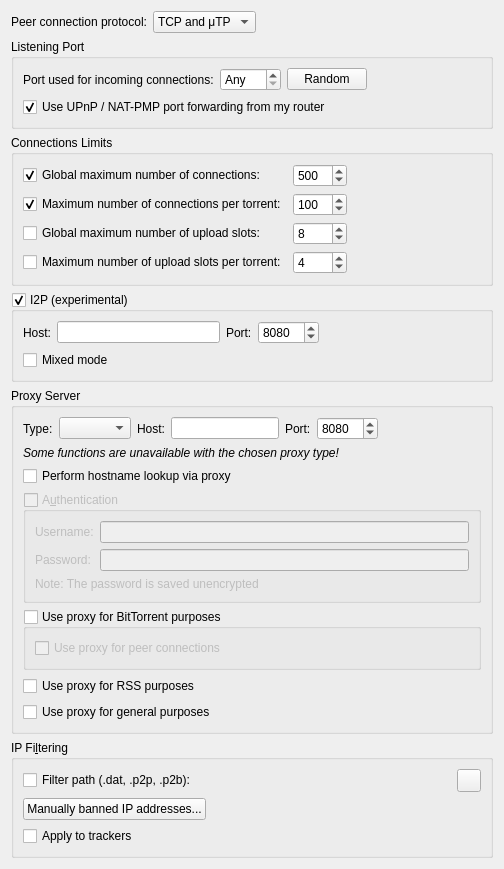
          <widget class="QWidget" name="scrollAreaWidgetContents_3">
           <property name="geometry">
            <rect>
             <x>0</x>
             <y>0</y>
             <width>504</width>
             <height>848</height>
            </rect>
           </property>
           <layout class="QVBoxLayout" name="verticalLayout_20">
            <item>
             <layout class="QHBoxLayout" name="horizontalLayout_12">
              <item>
               <widget class="QLabel" name="label_24">
                <property name="text">
                 <string>Peer connection protocol:</string>
                </property>
               </widget>
              </item>
              <item>
               <widget class="QComboBox" name="comboProtocol">
                <item>
                 <property name="text">
                  <string>TCP and μTP</string>
                 </property>
                </item>
                <item>
                 <property name="text">
                  <string notr="true">TCP</string>
                 </property>
                </item>
                <item>
                 <property name="text">
                  <string notr="true">μTP</string>
                 </property>
                </item>
               </widget>
              </item>
              <item>
               <spacer name="horizontalSpacer_23">
                <property name="orientation">
                 <enum>Qt::Orientation::Horizontal</enum>
                </property>
                <property name="sizeHint" stdset="0">
                 <size>
                  <width>40</width>
                  <height>20</height>
                 </size>
                </property>
               </spacer>
              </item>
             </layout>
            </item>
            <item>
             <widget class="QGroupBox" name="ListeningPortBox">
              <property name="title">
               <string>Listening Port</string>
              </property>
              <layout class="QVBoxLayout" name="listeningPortLayout">
               <item>
                <layout class="QHBoxLayout" name="listeningPortLayout2">
                 <item>
                  <widget class="QLabel" name="lbl_ports">
                   <property name="text">
                    <string>Port used for incoming connections:</string>
                   </property>
                   <property name="buddy">
                    <cstring>spinPort</cstring>
                   </property>
                  </widget>
                 </item>
                 <item>
                  <widget class="QSpinBox" name="spinPort">
                   <property name="toolTip">
                    <string>Set to 0 to let your system pick an unused port</string>
                   </property>
                   <property name="specialValueText">
                    <string>Any</string>
                   </property>
                   <property name="maximum">
                    <number>65535</number>
                   </property>
                  </widget>
                 </item>
                 <item>
                  <widget class="QPushButton" name="randomButton">
                   <property name="text">
                    <string>Random</string>
                   </property>
                  </widget>
                 </item>
                 <item>
                  <spacer name="horizontalSpacer_4">
                   <property name="orientation">
                    <enum>Qt::Orientation::Horizontal</enum>
                   </property>
                   <property name="sizeHint" stdset="0">
                    <size>
                     <width>40</width>
                     <height>20</height>
                    </size>
                   </property>
                  </spacer>
                 </item>
                </layout>
               </item>
               <item>
                <widget class="QCheckBox" name="checkUPnP">
                 <property name="text">
                  <string>Use UPnP / NAT-PMP port forwarding from my router</string>
                 </property>
                 <property name="checked">
                  <bool>true</bool>
                 </property>
                </widget>
               </item>
              </layout>
             </widget>
            </item>
            <item>
             <widget class="QGroupBox" name="nbConnecBox">
              <property name="title">
               <string>Connections Limits</string>
              </property>
              <layout class="QGridLayout" name="gridLayout">
               <item row="0" column="0">
                <widget class="QCheckBox" name="checkMaxConnections">
                 <property name="text">
                  <string>Global maximum number of connections:</string>
                 </property>
                 <property name="checked">
                  <bool>true</bool>
                 </property>
                </widget>
               </item>
               <item row="0" column="1">
                <widget class="QSpinBox" name="spinMaxConnec">
                 <property name="enabled">
                  <bool>true</bool>
                 </property>
                 <property name="minimum">
                  <number>2</number>
                 </property>
                 <property name="maximum">
                  <number>2000</number>
                 </property>
                 <property name="value">
                  <number>500</number>
                 </property>
                </widget>
               </item>
               <item row="0" column="2">
                <spacer name="horizontalSpacer_3">
                 <property name="orientation">
                  <enum>Qt::Orientation::Horizontal</enum>
                 </property>
                 <property name="sizeHint" stdset="0">
                  <size>
                   <width>40</width>
                   <height>20</height>
                  </size>
                 </property>
                </spacer>
               </item>
               <item row="1" column="0">
                <widget class="QCheckBox" name="checkMaxConnectionsPerTorrent">
                 <property name="text">
                  <string>Maximum number of connections per torrent:</string>
                 </property>
                 <property name="checked">
                  <bool>true</bool>
                 </property>
                </widget>
               </item>
               <item row="1" column="1">
                <widget class="QSpinBox" name="spinMaxConnecPerTorrent">
                 <property name="minimum">
                  <number>2</number>
                 </property>
                 <property name="maximum">
                  <number>2000</number>
                 </property>
                 <property name="value">
                  <number>100</number>
                 </property>
                </widget>
               </item>
               <item row="2" column="0">
                <widget class="QCheckBox" name="checkMaxUploads">
                 <property name="text">
                  <string>Global maximum number of upload slots:</string>
                 </property>
                </widget>
               </item>
               <item row="2" column="1">
                <widget class="QSpinBox" name="spinMaxUploads">
                 <property name="maximum">
                  <number>2000</number>
                 </property>
                 <property name="value">
                  <number>8</number>
                 </property>
                </widget>
               </item>
               <item row="3" column="0">
                <widget class="QCheckBox" name="checkMaxUploadsPerTorrent">
                 <property name="text">
                  <string>Maximum number of upload slots per torrent:</string>
                 </property>
                </widget>
               </item>
               <item row="3" column="1">
                <widget class="QSpinBox" name="spinMaxUploadsPerTorrent">
                 <property name="maximum">
                  <number>500</number>
                 </property>
                 <property name="value">
                  <number>4</number>
                 </property>
                </widget>
               </item>
              </layout>
             </widget>
            </item>
            <item>
             <widget class="QGroupBox" name="groupI2P">
              <property name="title">
               <string>I2P (experimental)</string>
              </property>
              <property name="checkable">
               <bool>true</bool>
              </property>
              <property name="checked">
               <bool>true</bool>
              </property>
              <layout class="QVBoxLayout" name="verticalLayout_40">
               <item>
                <layout class="QHBoxLayout" name="i2pLayout">
                 <item>
                  <widget class="QLabel" name="labelI2PHost">
                   <property name="text">
                    <string>Host:</string>
                   </property>
                   <property name="buddy">
                    <cstring>textI2PHost</cstring>
                   </property>
                  </widget>
                 </item>
                 <item>
                  <widget class="QLineEdit" name="textI2PHost"/>
                 </item>
                 <item>
                  <widget class="QLabel" name="labelI2PPort">
                   <property name="text">
                    <string>Port:</string>
                   </property>
                   <property name="buddy">
                    <cstring>spinI2PPort</cstring>
                   </property>
                  </widget>
                 </item>
                 <item>
                  <widget class="QSpinBox" name="spinI2PPort">
                   <property name="minimum">
                    <number>1</number>
                   </property>
                   <property name="maximum">
                    <number>65535</number>
                   </property>
                   <property name="value">
                    <number>8080</number>
                   </property>
                  </widget>
                 </item>
                 <item>
                  <spacer name="horizontalSpacer_22">
                   <property name="orientation">
                    <enum>Qt::Orientation::Horizontal</enum>
                   </property>
                   <property name="sizeHint" stdset="0">
                    <size>
                     <width>40</width>
                     <height>20</height>
                    </size>
                   </property>
                  </spacer>
                 </item>
                </layout>
               </item>
               <item>
                <widget class="QCheckBox" name="checkI2PMixed">
                 <property name="toolTip">
                  <string>&lt;html&gt;&lt;head/&gt;&lt;body&gt;&lt;p&gt;If &quot;mixed mode&quot; is enabled I2P torrents are allowed to also get peers from other sources than the tracker, and connect to regular IPs, not providing any anonymization. This may be useful if the user is not interested in the anonymization of I2P, but still wants to be able to connect to I2P peers.&lt;/p&gt;&lt;/body&gt;&lt;/html&gt;</string>
                 </property>
                 <property name="text">
                  <string>Mixed mode</string>
                 </property>
                </widget>
               </item>
              </layout>
             </widget>
            </item>
            <item>
             <widget class="QGroupBox" name="groupProxy">
              <property name="enabled">
               <bool>true</bool>
              </property>
              <property name="title">
               <string>Proxy Server</string>
              </property>
              <layout class="QVBoxLayout" name="verticalLayout_29">
               <item>
                <layout class="QHBoxLayout" name="proxyTypeLayout">
                 <item>
                  <widget class="QLabel" name="ProxyType_lbl">
                   <property name="text">
                    <string>Type:</string>
                   </property>
                   <property name="buddy">
                    <cstring>comboProxyType</cstring>
                   </property>
                  </widget>
                 </item>
                 <item>
                  <widget class="QComboBox" name="comboProxyType"/>
                 </item>
                 <item>
                  <widget class="QLabel" name="lblProxyIP">
                   <property name="text">
                    <string>Host:</string>
                   </property>
                   <property name="buddy">
                    <cstring>textProxyIP</cstring>
                   </property>
                  </widget>
                 </item>
                 <item>
                  <widget class="QLineEdit" name="textProxyIP"/>
                 </item>
                 <item>
                  <widget class="QLabel" name="lblProxyPort">
                   <property name="text">
                    <string>Port:</string>
                   </property>
                   <property name="buddy">
                    <cstring>spinProxyPort</cstring>
                   </property>
                  </widget>
                 </item>
                 <item>
                  <widget class="QSpinBox" name="spinProxyPort">
                   <property name="minimum">
                    <number>1</number>
                   </property>
                   <property name="maximum">
                    <number>65535</number>
                   </property>
                   <property name="value">
                    <number>8080</number>
                   </property>
                  </widget>
                 </item>
                 <item>
                  <spacer name="horizontalSpacer_24">
                   <property name="orientation">
                    <enum>Qt::Orientation::Horizontal</enum>
                   </property>
                   <property name="sizeHint" stdset="0">
                    <size>
                     <width>20</width>
                     <height>20</height>
                    </size>
                   </property>
                  </spacer>
                 </item>
                </layout>
               </item>
               <item>
                <widget class="QLabel" name="labelProxyTypeUnavailable">
                 <property name="font">
                  <font>
                   <italic>true</italic>
                  </font>
                 </property>
                 <property name="text">
                  <string>Some functions are unavailable with the chosen proxy type!</string>
                 </property>
                </widget>
               </item>
               <item>
                <widget class="QCheckBox" name="checkProxyHostnameLookup">
                 <property name="toolTip">
                  <string>If checked, hostname lookups are done via the proxy</string>
                 </property>
                 <property name="text">
                  <string>Perform hostname lookup via proxy</string>
                 </property>
                </widget>
               </item>
               <item>
                <widget class="QGroupBox" name="checkProxyAuth">
                 <property name="enabled">
                  <bool>false</bool>
                 </property>
                 <property name="title">
                  <string>A&amp;uthentication</string>
                 </property>
                 <property name="checkable">
                  <bool>true</bool>
                 </property>
                 <property name="checked">
                  <bool>false</bool>
                 </property>
                 <layout class="QVBoxLayout" name="verticalLayout_24">
                  <item>
                   <layout class="QGridLayout" name="gridLayout_12">
                    <item row="0" column="0">
                     <widget class="QLabel" name="lblProxyUsername">
                      <property name="text">
                       <string>Username:</string>
                      </property>
                      <property name="buddy">
                       <cstring>textProxyUsername</cstring>
                      </property>
                     </widget>
                    </item>
                    <item row="0" column="1">
                     <widget class="QLineEdit" name="textProxyUsername">
                      <property name="accessibleDescription">
                       <string>Username for proxy authentication</string>
                      </property>
                     </widget>
                    </item>
                    <item row="1" column="0">
                     <widget class="QLabel" name="lblProxyPassword">
                      <property name="text">
                       <string>Password:</string>
                      </property>
                      <property name="buddy">
                       <cstring>textProxyPassword</cstring>
                      </property>
                     </widget>
                    </item>
                    <item row="1" column="1">
                     <widget class="QLineEdit" name="textProxyPassword">
                      <property name="echoMode">
                       <enum>QLineEdit::EchoMode::Password</enum>
                      </property>
                      <property name="accessibleDescription">
                       <string>Password for proxy authentication</string>
                      </property>
                     </widget>
                    </item>
                   </layout>
                  </item>
                  <item>
                   <widget class="QLabel" name="label_23">
                    <property name="text">
                     <string>Note: The password is saved unencrypted</string>
                    </property>
                   </widget>
                  </item>
                 </layout>
                </widget>
               </item>
               <item>
                <widget class="QGroupBox" name="checkProxyBitTorrent">
                 <property name="title">
                  <string>Use proxy for BitTorrent purposes</string>
                 </property>
                 <property name="checkable">
                  <bool>true</bool>
                 </property>
                 <property name="checked">
                  <bool>false</bool>
                 </property>
                 <layout class="QVBoxLayout" name="verticalLayoutProxyBitTorrent">
                  <item>
                   <widget class="QCheckBox" name="checkProxyPeerConnections">
                    <property name="toolTip">
                     <string>Otherwise, the proxy server is only used for tracker connections</string>
                    </property>
                    <property name="text">
                     <string>Use proxy for peer connections</string>
                    </property>
                   </widget>
                  </item>
                 </layout>
                </widget>
               </item>
               <item>
                <widget class="QCheckBox" name="checkProxyRSS">
                 <property name="toolTip">
                  <string>RSS feeds will use proxy</string>
                 </property>
                 <property name="text">
                  <string>Use proxy for RSS purposes</string>
                 </property>
                 <property name="checked">
                  <bool>false</bool>
                 </property>
                </widget>
               </item>
               <item>
                <widget class="QCheckBox" name="checkProxyMisc">
                 <property name="toolTip">
                  <string>Search engine, software updates or anything else will use proxy</string>
                 </property>
                 <property name="text">
                  <string>Use proxy for general purposes</string>
                 </property>
                 <property name="checked">
                  <bool>false</bool>
                 </property>
                </widget>
               </item>
              </layout>
             </widget>
            </item>
            <item>
             <widget class="QGroupBox" name="groupIPFilter">
              <property name="title">
               <string>IP Fi&amp;ltering</string>
              </property>
              <layout class="QVBoxLayout" name="verticalLayout_17">
               <item>
                <layout class="QHBoxLayout" name="horizontalLayout_11">
                 <item>
                  <widget class="QCheckBox" name="checkIPFilter">
                   <property name="text">
                    <string>Filter path (.dat, .p2p, .p2b):</string>
                   </property>
                  </widget>
                 </item>
                 <item>
                  <widget class="FileSystemPathLineEdit" name="textFilterPath" native="true"/>
                 </item>
                 <item>
                  <widget class="QToolButton" name="IpFilterRefreshBtn">
                   <property name="toolTip">
                    <string>Reload the filter</string>
                   </property>
                  </widget>
                 </item>
                </layout>
               </item>
               <item>
                <widget class="QPushButton" name="banListButton">
                 <property name="sizePolicy">
                  <sizepolicy hsizetype="Fixed" vsizetype="Fixed">
                   <horstretch>0</horstretch>
                   <verstretch>0</verstretch>
                  </sizepolicy>
                 </property>
                 <property name="text">
                  <string>Manually banned IP addresses...</string>
                 </property>
                </widget>
               </item>
               <item>
                <widget class="QCheckBox" name="checkIpFilterTrackers">
                 <property name="text">
                  <string>Apply to trackers</string>
                 </property>
                </widget>
               </item>
              </layout>
             </widget>
            </item>
            <item>
             <spacer name="verticalSpacer_3">
              <property name="orientation">
               <enum>Qt::Orientation::Vertical</enum>
              </property>
              <property name="sizeHint" stdset="0">
               <size>
                <width>20</width>
                <height>40</height>
               </size>
              </property>
             </spacer>
            </item>
           </layout>
          </widget>
